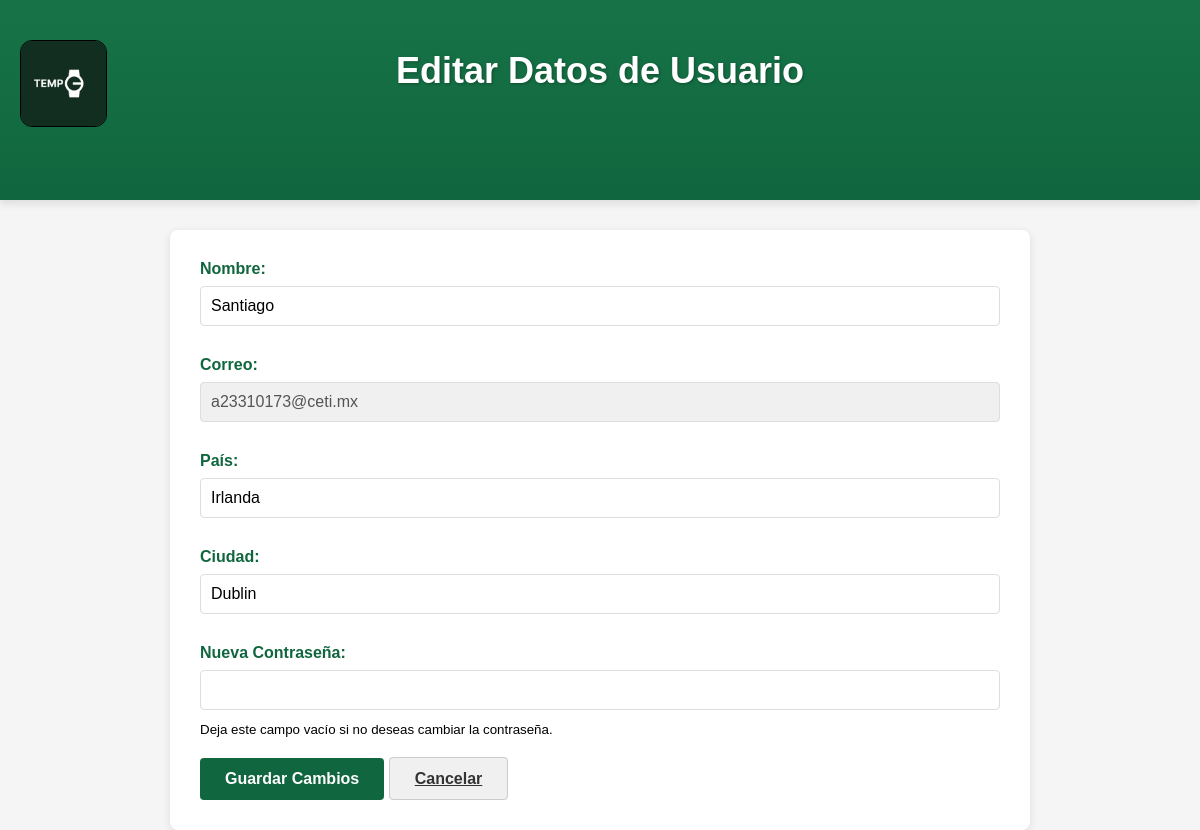
The app's page /editar_usuario.php (signed in) with its own data.
### tables this page shows
CREATE TABLE `usuarios` (
  `id` int(11) NOT NULL AUTO_INCREMENT,
  `nombre` varchar(100) DEFAULT NULL,
  `email` varchar(100) DEFAULT NULL,
  `contrasena` varchar(255) DEFAULT NULL,
  `pais` varchar(100) DEFAULT NULL,
  `ciudad` varchar(100) DEFAULT NULL,
  PRIMARY KEY (`id`),
  UNIQUE KEY `email` (`email`)
);

### editar_usuario.php (the view, shortened to what this page needs)
<?php
include('conexion.php');
$id_usuario = $_SESSION['id_usuario'];
$sql = "SELECT nombre, email, pais, ciudad FROM usuarios WHERE id = ?";
$stmt = $conn->prepare($sql);
$stmt->bind_param("i", $id_usuario);
$stmt->execute();
$result = $stmt->get_result();
$user = $result->fetch_assoc();
?>
<!DOCTYPE html>
<html lang="es">
<head>
    <link rel="stylesheet" href="editar_usuario.css">
</head>
<body>
<div class="title-container">
    <img src="media/tempologo.png" alt="Logo" class="logo">
    <h1>Editar Datos de Usuario</h1>
</div>
<form method="POST" class="edit-form">
    <div class="form-group">
        <label for="nombre">Nombre:</label>
        <input type="text" id="nombre" name="nombre" value="<?php echo htmlspecialchars($user['nombre']); ?>" required>
    </div>
    <div class="form-group">
        <label for="correo">Correo:</label>
        <input type="email" id="correo" name="correo" value="<?php echo htmlspecialchars($user['email']); ?>" disabled>
    </div>
    <div class="form-group">
        <label for="pais">País:</label>
        <input type="text" id="pais" name="pais" value="<?php echo htmlspecialchars($user['pais']); ?>" required>
    </div>
    <div class="form-group">
        <label for="ciudad">Ciudad:</label>
        <input type="text" id="ciudad" name="ciudad" value="<?php echo htmlspecialchars($user['ciudad']); ?>" required>
    </div>
    <div class="form-group">
        <label for="contrasena">Nueva Contraseña:</label>
        <input type="password" id="contrasena" name="contrasena">
        <small>Deja este campo vacío si no deseas cambiar la contraseña.</small>
    </div>
    <div class="button-group">
        <button type="submit" class="btn-guardar">Guardar Cambios</button>
        <a href="vista_usuario.php" class="btn-cancelar">Cancelar</a>
    </div>
</form>
</body>
</html>

### editar_usuario.css (style rules this page uses)
body { font-family: Arial, sans-serif; margin: 0; padding: 0; background-color: #f5f5f5; }
.title-container { height: 200px; background: linear-gradient(to bottom, #177347, #10663E); position: relative; margin-bottom: 30px; box-shadow: 0 4px 8px rgba(0, 0, 0, 0.1); }
.title-container .logo { position: absolute; top: 40px; left: 20px; width: 87px; height: 87px; border-radius: 12px; border: 1px solid #000000; box-sizing: border-box; }
.title-container h1 { position: absolute; top: 50px; left: 50%; transform: translateX(-50%); font-family: 'Title Hero', sans-serif; font-size: 36px; font-weight: 550; color: #FFFFFF; margin: 0; text-shadow: 1px 1px 3px rgba(0, 0, 0, 0.3); }
.edit-form { max-width: 800px; margin: 0 auto; padding: 30px; background-color: white; border-radius: 8px; box-shadow: 0 2px 8px rgba(0, 0, 0, 0.1); }
.form-group { margin-bottom: 20px; }
label { display: block; margin-bottom: 8px; font-weight: bold; color: #10663E; }
input[type="text"], input[type="email"], input[type="password"] { width: 100%; padding: 10px; margin-bottom: 10px; border: 1px solid #ddd; border-radius: 4px; font-size: 16px; box-sizing: border-box; }
input[type="email"]:disabled { background-color: #f0f0f0; }
button, .btn-cancelar { padding: 12px 25px; border: none; border-radius: 4px; font-size: 16px; font-weight: bold; cursor: pointer; transition: all 0.3s ease; }
button { background-color: #10663E; color: white; }
.btn-cancelar { background-color: #f0f0f0; color: #333; border: 1px solid #ccc; }

### records on screen
usuarios: nombre "Santiago", correo "a23310173@ceti.mx", pais "Irlanda", ciudad "Dublin"
